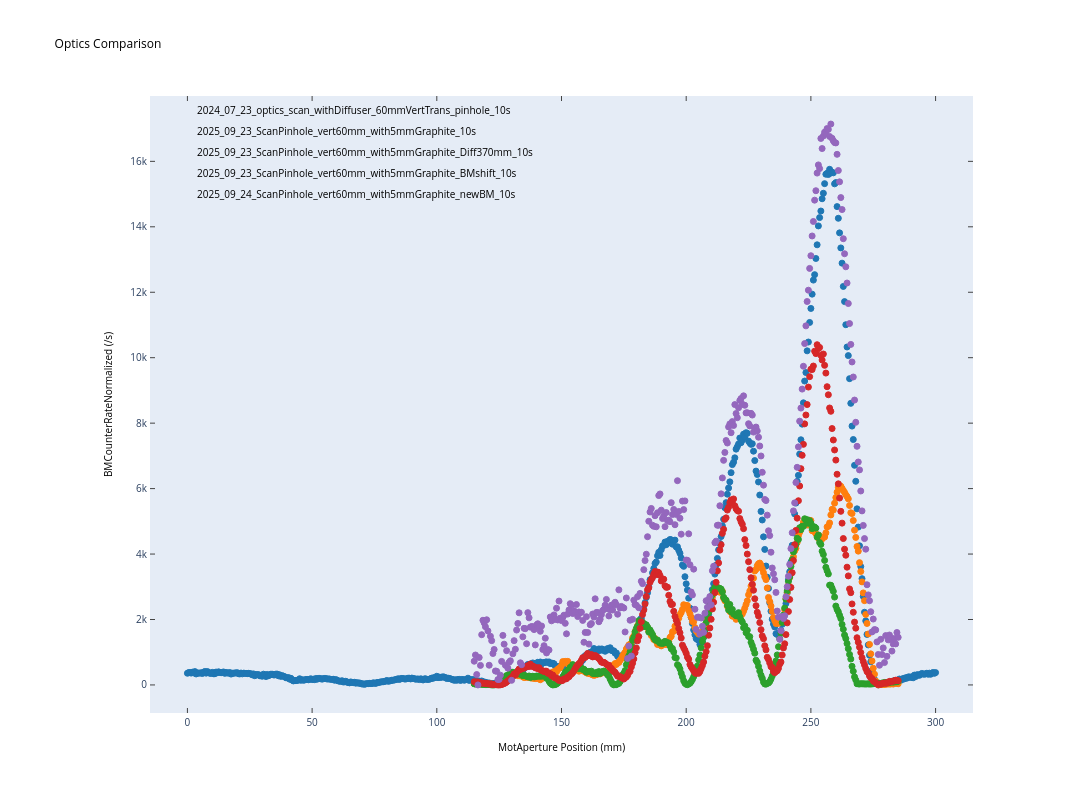

Here is the notebook cell this chart was saved with:
### Code cell
# Convert the Matplotlib figure to a Plotly figure
fig_plotly = tls.mpl_to_plotly(fig_mpl)
# fig_plotly.update_traces(showlegend=True)
py.iplot(fig_plotly)
# Display the Plotly figure (e.g., in an offline HTML file)
# py.plot(fig_plotly, filename="plotly_version_of_mpl_figure.html", auto_open=True)

### Figure 1 — Plotly figure (JSON) as saved in the notebook; plotly's stock layout.template omitted (floating-point values rounded to 4 significant figures; data arrays with more than 128 entries replaced by an {"elided": "..."} marker saying what was removed)
{"data": [{"marker": {"color": "rgba(31,119,180,1.0)", "line": {"color": "rgba(31,119,180,1.0)", "width": 1}, "size": 6, "symbol": "circle"}, "mode": "markers", "type": "scatter", "x": {"elided": "601 float values"}, "xaxis": "x", "y": {"elided": "601 int values"}, "yaxis": "y"}, {"marker": {"color": "rgba(255,127,14,1.0)", "line": {"color": "rgba(255,127,14,1.0)", "width": 1}, "size": 6, "symbol": "circle"}, "mode": "markers", "type": "scatter", "x": {"elided": "341 float values"}, "xaxis": "x", "y": {"elided": "341 int values"}, "yaxis": "y"}, {"marker": {"color": "rgba(44,160,44,1.0)", "line": {"color": "rgba(44,160,44,1.0)", "width": 1}, "size": 6, "symbol": "circle"}, "mode": "markers", "type": "scatter", "x": {"elided": "341 float values"}, "xaxis": "x", "y": {"elided": "341 int values"}, "yaxis": "y"}, {"marker": {"color": "rgba(214,39,40,1.0)", "line": {"color": "rgba(214,39,40,1.0)", "width": 1}, "size": 6, "symbol": "circle"}, "mode": "markers", "type": "scatter", "x": {"elided": "341 float values"}, "xaxis": "x", "y": {"elided": "341 int values"}, "yaxis": "y"}, {"marker": {"color": "rgba(148,103,189,1.0)", "line": {"color": "rgba(148,103,189,1.0)", "width": 1}, "size": 6, "symbol": "circle"}, "mode": "markers", "type": "scatter", "x": {"elided": "341 float values"}, "xaxis": "x", "y": {"elided": "341 int values"}, "yaxis": "y"}], "layout": {"annotations": [{"align": "left", "font": {"color": "#000000", "size": 10}, "opacity": 1, "showarrow": false, "text": "2024_07_23_optics_scan_withDiffuser_60mmVertTrans_pinhole_10s", "x": 0.05526, "xanchor": "left", "xref": "paper", "y": 0.9635, "yanchor": "bottom", "yref": "paper"}, {"align": "left", "font": {"color": "#000000", "size": 10}, "opacity": 1, "showarrow": false, "text": "2025_09_23_ScanPinhole_vert60mm_with5mmGraphite_10s", "x": 0.05526, "xanchor": "left", "xref": "paper", "y": 0.9292, "yanchor": "bottom", "yref": "paper"}, {"align": "left", "font": {"color": "#000000", "size": 10}, "opacity": 1, "showarrow": false, "text": "2025_09_23_ScanPinhole_vert60mm_with5mmGraphite_Diff370mm_10s", "x": 0.05526, "xanchor": "left", "xref": "paper", "y": 0.895, "yanchor": "bottom", "yref": "paper"}, {"align": "left", "font": {"color": "#000000", "size": 10}, "opacity": 1, "showarrow": false, "text": "2025_09_23_ScanPinhole_vert60mm_with5mmGraphite_BMshift_10s", "x": 0.05526, "xanchor": "left", "xref": "paper", "y": 0.8608, "yanchor": "bottom", "yref": "paper"}, {"align": "left", "font": {"color": "#000000", "size": 10}, "opacity": 1, "showarrow": false, "text": "2025_09_24_ScanPinhole_vert60mm_with5mmGraphite_newBM_10s", "x": 0.05526, "xanchor": "left", "xref": "paper", "y": 0.8266, "yanchor": "bottom", "yref": "paper"}], "autosize": false, "height": 800, "hovermode": "closest", "margin": {"b": 87, "l": 150, "pad": 0, "r": 119, "t": 96}, "showlegend": false, "title": {"font": {"color": "#000000", "size": 12}, "text": "Optics Comparison"}, "width": 1200, "xaxis": {"anchor": "y", "domain": [0, 1], "mirror": "ticks", "nticks": 9, "range": [-15, 315], "showgrid": false, "showline": true, "side": "bottom", "tickfont": {"size": 10}, "ticks": "inside", "title": {"font": {"color": "#000000", "size": 10}, "text": "MotAperture Position (mm)"}, "type": "linear", "zeroline": false}, "yaxis": {"anchor": "x", "domain": [0, 1], "mirror": "ticks", "nticks": 10, "range": [-857, 17997], "showgrid": false, "showline": true, "side": "left", "tickfont": {"size": 10}, "ticks": "inside", "title": {"font": {"color": "#000000", "size": 10}, "text": "BMCounterRateNormalized (/s)"}, "type": "linear", "zeroline": false}}}
